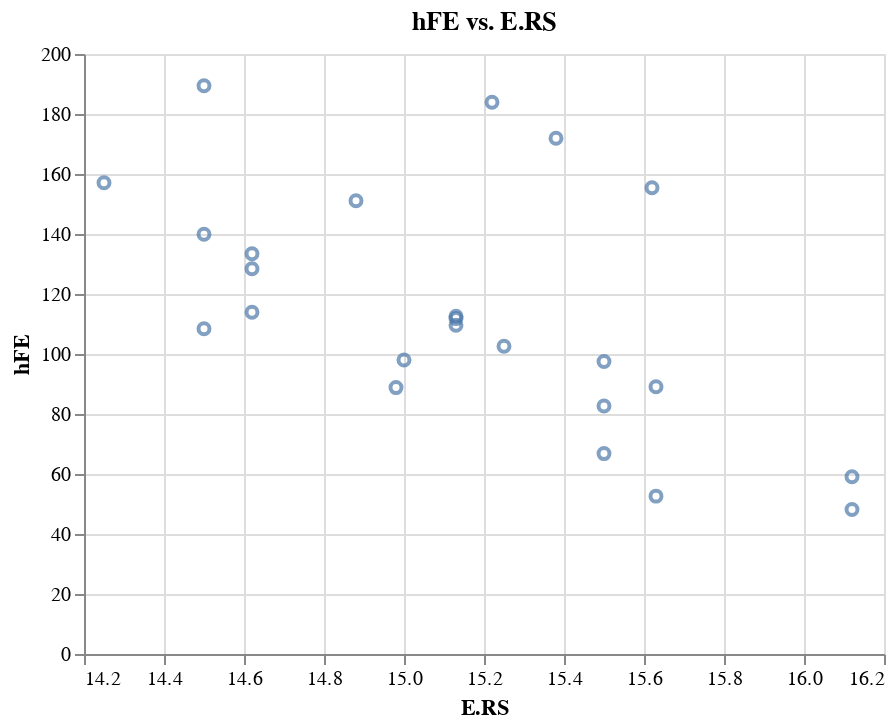

The notebook cell this image was saved under:
### Markdown cell above
#### a)

### Code cell
alt.Chart(semic, title='hFE vs. E.RS')\
        .mark_point()\
        .encode(
            x=alt.X('ers', title='E.RS', scale=alt.Scale(zero=False)), 
            y=alt.Y('hfe', title='hFE'))

### Figure 1 — Vega-Lite specification as saved in the notebook (floating-point values rounded to 4 significant figures)
{"$schema": "https://vega.github.io/schema/vega-lite/v3.2.1.json", "config": {"mark": {"tooltip": null}, "view": {"height": 300, "width": 400}}, "data": {"name": "data-9a8a695da1e30e37eb6eb85cbc73c2cc"}, "datasets": {"data-9a8a695da1e30e37eb6eb85cbc73c2cc": [{"brs": 226, "ebrs": 7, "ers": 14.62, "hfe": 128.4}, {"brs": 220, "ebrs": 3.375, "ers": 15.63, "hfe": 52.62}, {"brs": 217.4, "ebrs": 6.375, "ers": 14.62, "hfe": 113.9}, {"brs": 220, "ebrs": 6, "ers": 15, "hfe": 98.01}, {"brs": 226.5, "ebrs": 7.625, "ers": 14.5, "hfe": 139.9}, {"brs": 224.1, "ebrs": 6, "ers": 15.25, "hfe": 102.6}, {"brs": 220.5, "ebrs": 3.375, "ers": 16.12, "hfe": 48.14}, {"brs": 223.5, "ebrs": 6.125, "ers": 15.13, "hfe": 109.6}, {"brs": 217.6, "ebrs": 5, "ers": 15.5, "hfe": 82.68}, {"brs": 228.5, "ebrs": 6.625, "ers": 15.13, "hfe": 112.6}, {"brs": 230.2, "ebrs": 5.75, "ers": 15.5, "hfe": 97.52}, {"brs": 226.5, "ebrs": 3.75, "ers": 16.12, "hfe": 59.06}, {"brs": 226.6, "ebrs": 6.125, "ers": 15.13, "hfe": 111.8}, {"brs": 225.6, "ebrs": 5.375, "ers": 15.63, "hfe": 89.09}, {"brs": 234, "ebrs": 8.875, "ers": 15.38, "hfe": 171.9}, {"brs": 230, "ebrs": 4, "ers": 15.5, "hfe": 66.8}, {"brs": 224.3, "ebrs": 8, "ers": 14.25, "hfe": 157.1}, {"brs": 240.5, "ebrs": 5.87, "ers": 14.5, "hfe": 108.4}, {"brs": 223.7, "ebrs": 7.375, "ers": 14.62, "hfe": 133.4}, {"brs": 235, "ebrs": 9.875, "ers": 15.22, "hfe": 183.9}, {"brs": 222, "ebrs": 4.555, "ers": 14.98, "hfe": 88.8}, {"brs": 229.3, "ebrs": 8.545, "ers": 14.88, "hfe": 151.1}, {"brs": 249.5, "ebrs": 9.87, "ers": 14.5, "hfe": 189.4}, {"brs": 243.7, "ebrs": 8.375, "ers": 15.62, "hfe": 155.4}]}, "encoding": {"x": {"field": "ers", "scale": {"zero": false}, "title": "E.RS", "type": "quantitative"}, "y": {"field": "hfe", "title": "hFE", "type": "quantitative"}}, "mark": "point", "title": "hFE vs. E.RS"}
